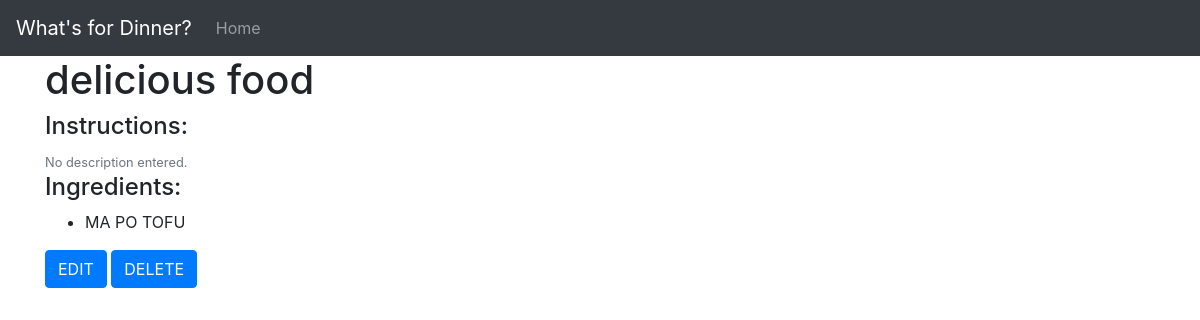
The page /recipe/3 on the database as committed earlier.
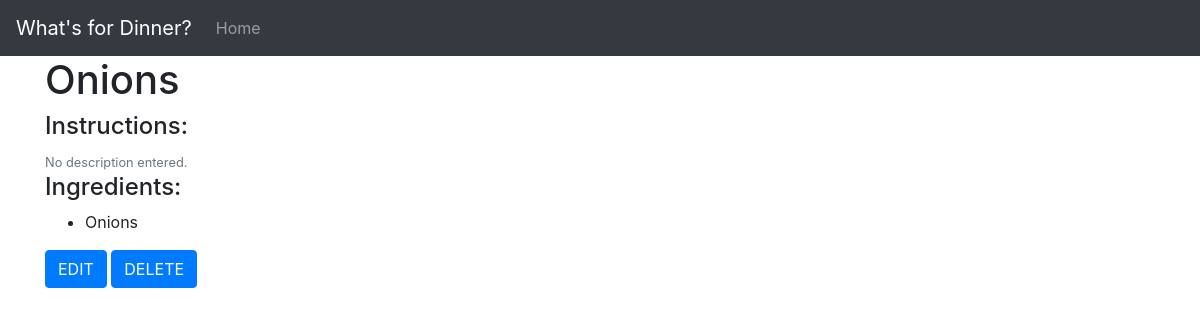
The same page on the database as committed later.
### recipes/models.py (models this page shows, shortened)
class Recipe(models.Model):
    name = models.CharField(max_length=200, help_text='Enter the recipe name.')
    desc = models.TextField(help_text='Enter the recipe steps.', blank=True )
    ingredients = models.ManyToManyField(Ingredient)
    class Meta:
        ordering = ['name']

class Ingredient(models.Model):
    name = models.CharField(max_length=60)

### recipes/views.py (the view)
# urls.py: path('recipe/<int:pk>', views.RecipeDetailView.as_view(), name='recipe-detail'),
class RecipeDetailView(DetailView):
    model = Recipe
    template_name = 'recipes/detail.html'

### recipes/templates/recipes/detail.html
{% extends "base.html" %}
{% block content %}
<h1>{{ recipe.name }}</h1>
<h4>Instructions: </h4>
{% if recipe.desc %}
    <p>{{ recipe.desc }}</p>
{% else %}
    <small class="text-muted">No description entered.</small>
{% endif %}
<h4>Ingredients:</h4>
<ul>
    {% for ingredient in recipe.ingredients.all %}
        <li>{{  ingredient.name }}</li>
    {% endfor %}
</ul>
<a class="btn btn-primary" href="{% url 'recipe-edit' recipe.pk%}">EDIT</a>
<a class="btn btn-primary" href="{% url 'recipe-delete' recipe.pk%}">DELETE</a>
{% endblock %}

Rows that differ between the two databases and show on the page:
no longer on this page (row unchanged): Ingredient: name "MA PO TOFU"
changed Recipe: name "delicious food" → "Onions"
now on this page (row unchanged): Ingredient: name "Onions"
